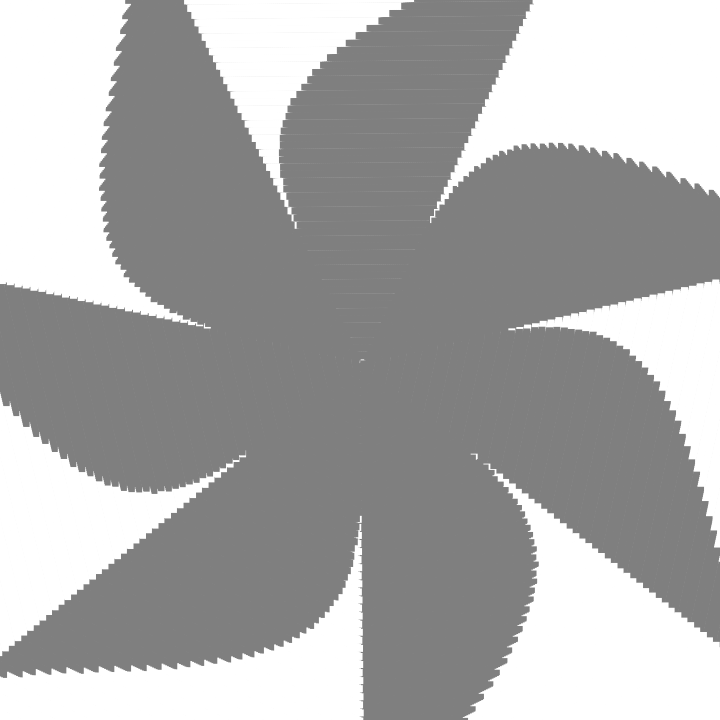
Frame 1 (no input)
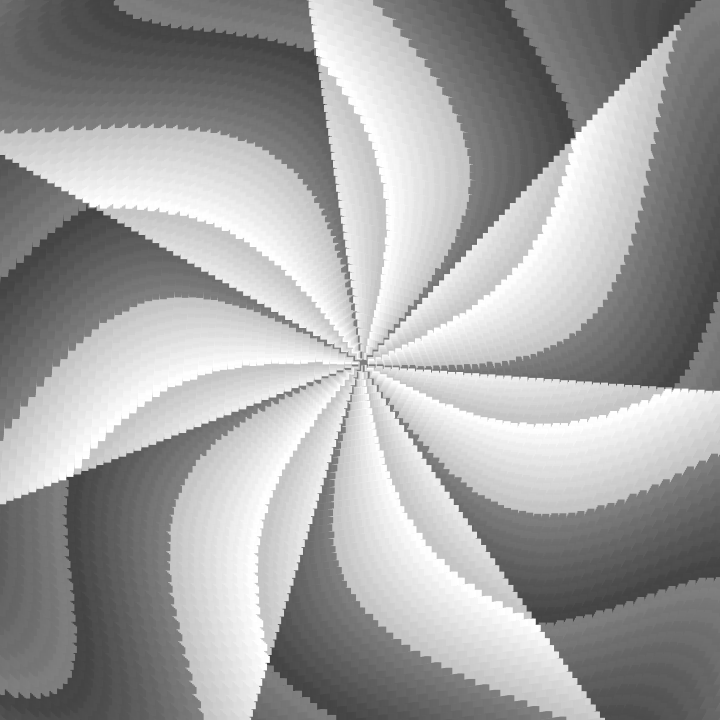
Frame 60 (the mouse pressed at the canvas centre just before this capture)
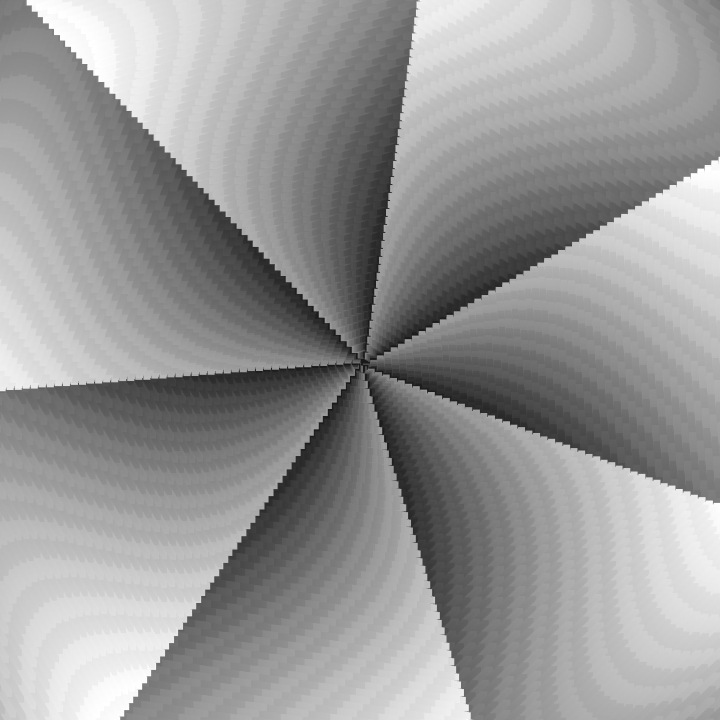
Frame 120 (the mouse held since frame 60 and released just before this capture)

The Processing sketch that drew these frames (run headless with seeded random() and noise(); from frame 60 on, the mouse is pressed at the canvas centre):

// Processing sketch: bit2atom_20210217c_rollingSquares2
// ── bit2atom_20210217c_rollingSquares2.pde
int t, i;
void setup() {
  size(720, 720);
  noStroke();
}
void draw() {
  t++;
  float x=359, y=359, d=-t*.01, r=0, c=1;
  for (i=0; i<130321; i++) {
    fill(int((r/c)*128+sq(sin((i*.001+t)*.03))*128)|abs(128-t%255));
    square(x+=cos(d+=--r<0?TAU/7+(r=int(i/int(c+=.5)))*0:0)*2, y+=sin(d)*2, 7);
  }
}
